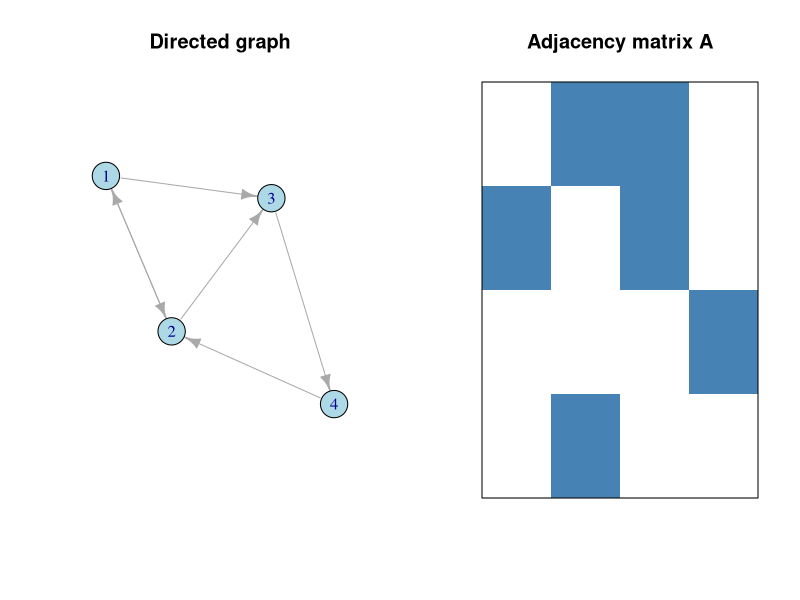
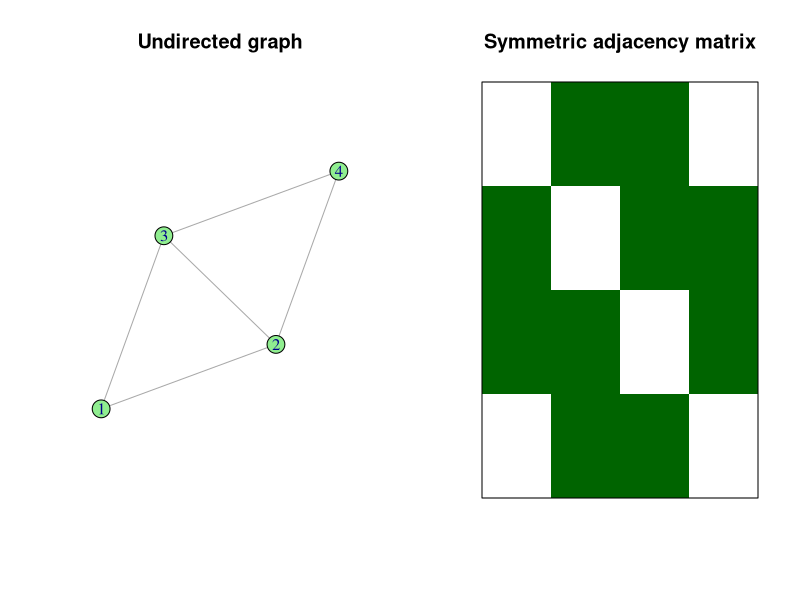

Recreate these plots in R, in order.
## ---- chunk 1
#| label: setup
#| include: false
library(ggplot2)
library(igraph)
set.seed(42)
## ---- chunk 2
#| fig-height: 4.5
#| fig-width: 7
#| fig-cap: "A small directed graph and its (non-symmetric) adjacency matrix"
#| echo: false
#| 

g <- igraph::graph_from_literal(1-+2, 1-+3, 2-+3, 3-+4, 4-+2, 2-+1)
A <- igraph::as_adjacency_matrix(g, sparse = FALSE)

par(mfrow = c(1, 2))
plot(g, vertex.color = "lightblue", vertex.size = 24, edge.arrow.size = 0.8,
     main = "Directed graph")
graphics::image(t(A[nrow(A):1, ]), axes = FALSE, col = c("white", "steelblue"),
      main = "Adjacency matrix A")
graphics::box()
## ---- chunk 3
#| echo: false
print(A)
## ---- chunk 4
#| fig-height: 4
#| fig-width: 6
#| fig-cap: "The same vertices made undirected: A becomes symmetric"

g_und <- as.undirected(g, mode = "collapse")
A_und <- as_adjacency_matrix(g_und, sparse = FALSE)

par(mfrow = c(1, 2))
plot(g_und, vertex.color = "lightgreen", main = "Undirected graph")
image(t(A_und[nrow(A_und):1, ]), axes = FALSE, col = c("white", "darkgreen"),
      main = "Symmetric adjacency matrix")
box()
